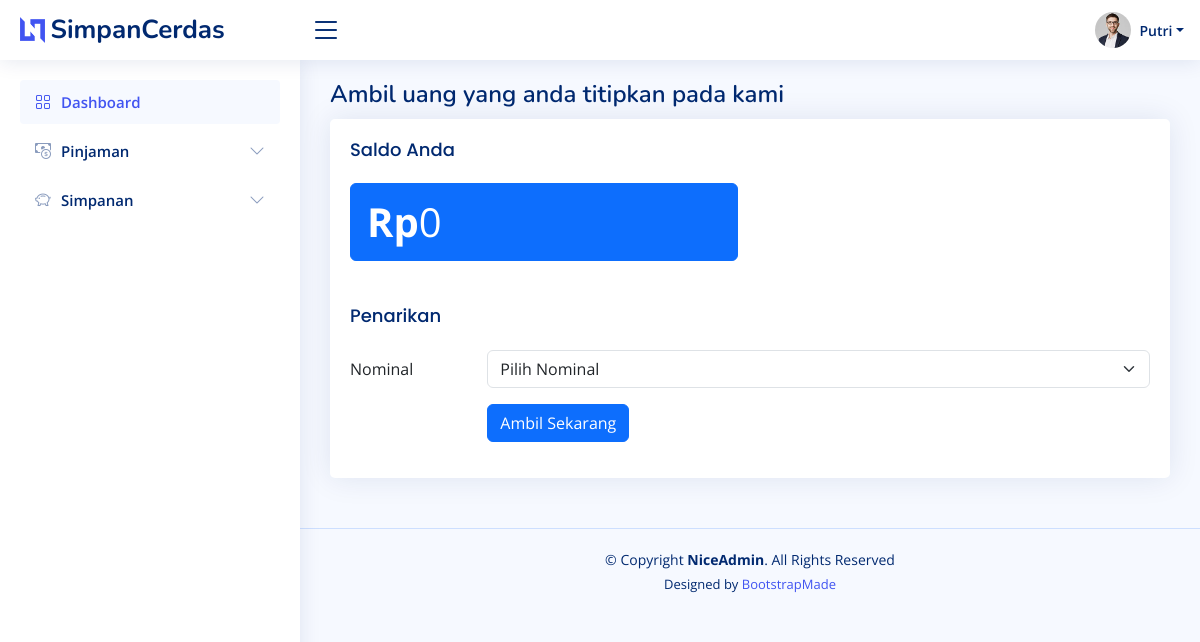
Before: /public/simpanan/penarikan (signed in) with the older database file.
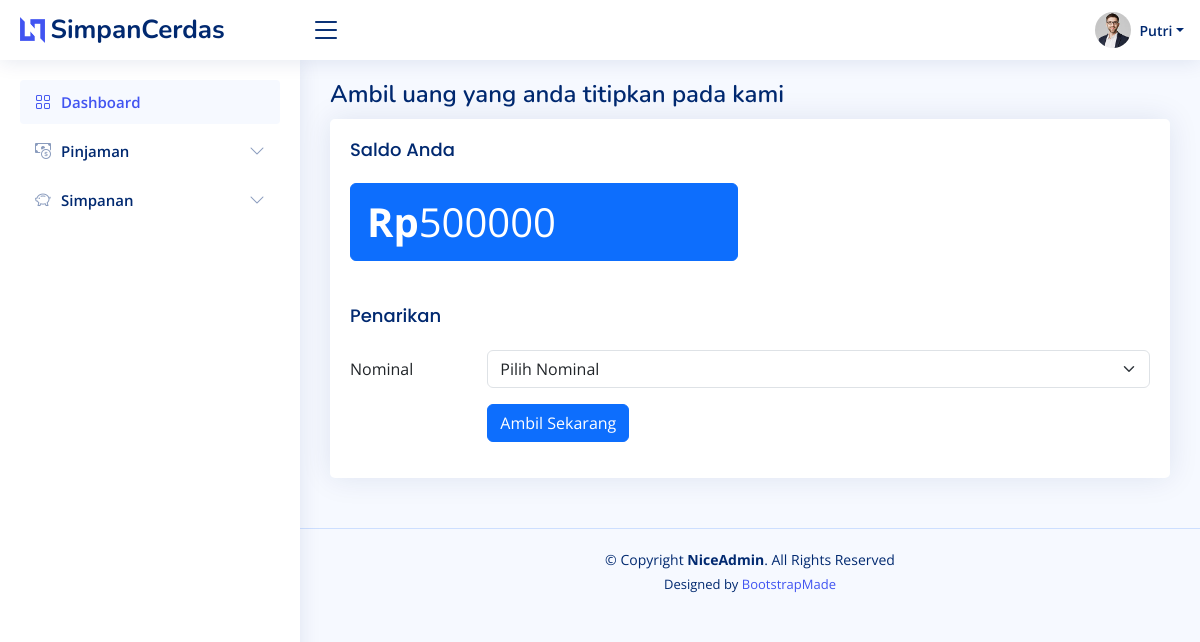
After: the same page with the newer database file.
### tables this page shows
CREATE TABLE `tbl_simpanan` (
  `id_simpanan` int(11) NOT NULL,
  `id_anggota` int(11) NOT NULL,
  `jml_simpanan` int(11) NOT NULL,
  `tgl_simpanan` datetime NOT NULL
);

### app/core/Controller.php (called while the page is built, shortened)
<?php
class Controller {
    public function view($view, $data = [])
    {
        require_once '../app/views/' . $view . '.php';
    }
    public function model($model)
    {
        return new $model;
    }
}

### app/controllers/Simpanan.php (called while the page is built, shortened)
<?php
class Simpanan extends Controller {
    public function penarikan()
    {
        $userId = $_SESSION['anggota'];
        $data['judul'] = 'Penarikan';
        $data['nama'] = $this->model('User_model')->getUser($userId);
        $data['saldo'] = $this->model('Simpanan_model')->getSaldo($userId);
        $this->view('simpanan/penarikan', $data);
    }
}

### app/core/App.php (called while the page is built, shortened)
<?php
class App {
    protected $method = 'index';
    protected $params = [];
    public function __construct()
    {
        $url = $this->parseURL();
        if( file_exists('../app/controllers/' . $url[0] . '.php') ) {
            unset($url[0]);
        }
        $this->controller = new $this->controller;
        if( isset($url[1]) ) {
            if( method_exists($this->controller, $url[1]) ) {
                $this->method = $url[1];
            }
        }
        call_user_func_array([$this->controller, $this->method], $this->params);
    }
    public function parseURL()
    {
        if( isset($_GET['url']) ) {
            $url = rtrim($_GET['url'], '/');
            $url = filter_var($url, FILTER_SANITIZE_URL);
            $url = explode('/', $url);
            return $url;
        }
    }
}

### public/index.php (called while the page is built, shortened)
<?php
$app = new App;

### app/core/Database.php (called while the page is built, shortened)
<?php
class Database {
    private $host = DB_HOST;
    private $user = DB_USER;
    private $pass = DB_PASS;
    private $db_name = DB_NAME;
    private $dbh;
    private $stmt;
    public function __construct()
    {
        $dsn = 'mysql:host=' . $this->host . ';dbname=' . $this->db_name;
        $option = [
            PDO::ATTR_PERSISTENT => true,
            PDO::ATTR_ERRMODE => PDO::ERRMODE_EXCEPTION
        ];
        try {
            $this->dbh = new PDO($dsn, $this->user, $this->pass, $option);
        } catch(PDOException $e) {
            die($e->getMessage());
        }
    }
    public function query($query)
    {
        $this->stmt = $this->dbh->prepare($query);
    }
    public function bind($param, $value, $type = null)
    {
        if( is_null($type) ) {
            switch( true ) {
                case is_int($value) :
                    $type = PDO::PARAM_INT;
                    break;
            }
        }
        $this->stmt->bindValue($param, $value, $type);
    }
    public function execute()
    {
        $this->stmt->execute();
    }
    public function single()
    {
        $this->execute();
        return $this->stmt->fetch(PDO::FETCH_ASSOC);
    }
}

### app/models/Simpanan_model.php (called while the page is built, shortened)
<?php
class Simpanan_model {
    private $table = 'tbl_simpanan';
    private $db;
    public function __construct()
    {
        $this->db = new Database;
    }
    public function getSaldo($id)
    {
        $this->db->query('SELECT jml_simpanan FROM ' . $this->table . ' WHERE id_anggota=:id');
        $this->db->bind('id', $id);
        return $this->db->single();
    }
}

### app/views/simpanan/penarikan.php (the view, shortened to what this page needs)
<div class="pagetitle">
    <h1>Ambil uang yang anda titipkan pada kami</h1>
</div>
<div class="card">
    <div class="card-body">
        <h5 class="card-title">Saldo Anda</h5>
        <div class="row">
            <div class="col-lg-6">
                <ul class="list-group">
                    <li class="list-group-item active" aria-current="true" style="font-size:40px"><b>Rp</b><?= $data['saldo']['jml_simpanan'];?></li>
                </ul>
            </div>
            <div class="col-lg-6"></div>
            <div class="col-lg-12 mt-4">
            <h5 class="card-title">Penarikan</h5>
            <form action="<?=BASEURL;?>/Simpanan/ambil" method="POST">
                <div class="row mb-3">
                  <label class="col-sm-2 col-form-label">Nominal</label>
                  <div class="col-sm-10">
                    <select class="form-select" name="nominal" aria-label="Default select example">
                      <option value="0" selected="">Pilih Nominal</option>
                    </select>
                  </div>
                </div>
                <div class="row mb-3">
                  <label class="col-sm-2 col-form-label"></label>
                  <div class="col-sm-10">
                    <button type="submit" class="btn btn-primary">Ambil Sekarang</button>
                  </div>
                </div>
              </form>
            </div>
        </div>
    </div>
</div>

Changed rows visible on the page:
changed tbl_simpanan: jml_simpanan "0" → "500000"
